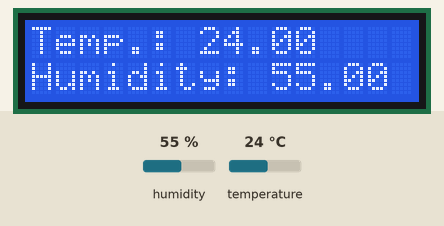
The sketch below on a simulated Arduino Uno, built with avr-gcc and run on an emulated ATmega328P. Parts: 16×2 character LCD. The test bench sets the inputs (shaded band); at power-on: humidity 55 %, temperature 24 °C.

Above: at 1.2 s.
1.3 s: humidity set to 22 %
At 3.0 s:
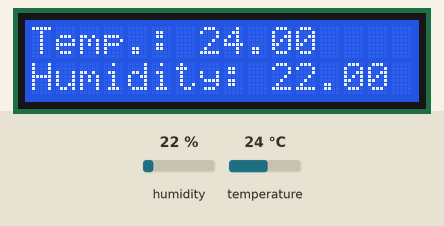
4.0 s: temperature set to 12 °C
At 5.6 s:
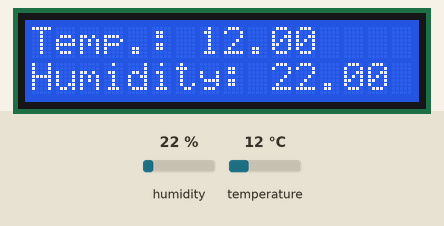
6.7 s: humidity set to 40 %
At 9.4 s:
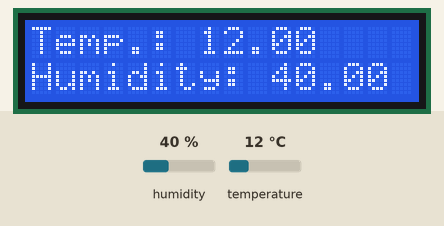
9.7 s: temperature set to 19 °C
At 11.1 s:
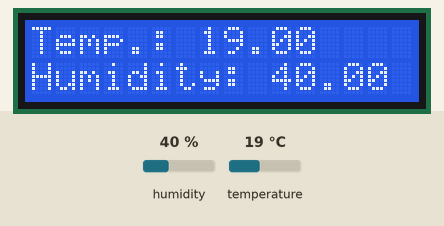
Timing chart, 0 to 12.7 s (numbered marks = the images above; inputs shaded):
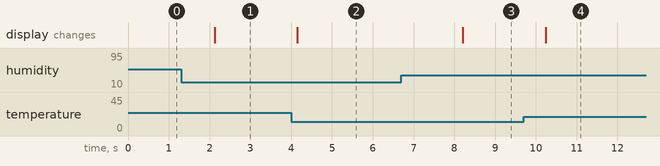

The sketch:

Temperature_Humidity_LCD.ino
```cpp
/* Temperature and Humidity Displayed on LCD
 *
 *  The Arduino will use the DHT11 Temperature and Humidity sensor as input,
 *  and then display the recorded values on a Liquid Crystal Display (LCD).
 *
 *  The wiring, schematic and simulation for this project can be found at:
 *  https://www.tinkercad.com/things/jFypArMiHk7
 *
 *  Create 2 April, 2022
 *  by Jonathan Purcell
 *
 *  This code, amoung others, can be found in the GitHub repository:
 *  https://github.com/jonathan0purcell/Electronic-Control-Project-User-Guide-2.git
*/

// Include the libraries for the adafruit sensors, DHT11 sensor and the LCD
#include <Adafruit_Sensor.h>  // Need to download this from Library Manager ("Adafruit Unified Sensor")
#include <DHT.h>              // Need to download from "arduino.cc/reference/en/libraries/dht-sensor-library"
#include <LiquidCrystal.h>

// The characteristics of the DHT11 sensor (The type and the digital pin on the arduino)
#define DHT_TYPE DHT11
#define DHT_PIN 6

// Characteristics of the LCD
#define LCD_COLUMNS 16
#define LCD_ROWS 2

// The amount of time the program waits before reading from the sensor again (in milliseconds)
#define SENSOR_READING_DELAY 2000

// The DHT11 sensor object from the library - can then be used to call functions
DHT dht = DHT(DHT_PIN, DHT_TYPE);

/* LCD pins and their connections
 *
 * VSS to GND
 * VDD to +5V
 * V0 to ground (connect to potentiometer or resistor to dim the whiteness on the squares 2k)
 * RS to pin 12
 * RW to GND
 * E to pin 11
 * D4 to pin 5
 * D5 to pin 4
 * D6 to pin 3
 * D7 to pin 2
 * A to +5V (Anode)
 * K to GND (Kathode)
*/

// Variables for the LCD pins
const int LCD_RS = 12;  // Reset pin
const int LCD_E = 11;   // Enable Pin
const int LCD_D4 = 5;
const int LCD_D5 = 4;
const int LCD_D6 = 3;
const int LCD_D7 = 2;

// The LiquidCrystal object from the library - can then be used to call functions
LiquidCrystal lcd(LCD_RS, LCD_E, LCD_D4, LCD_D5, LCD_D6, LCD_D7);

void setup() {
  // Start the serial communication with a baud rate of 9600 bps
  Serial.begin(9600);

  // Begin the DHT11 sensor -- starts reading values, without this, no readings will take place
  dht.begin();

  // Begin the LCD with 16 columns and 2 rows (These are the specs of the given LCD)
  lcd.begin(LCD_COLUMNS, LCD_ROWS);

  // Set the cursor on the LCD at the origin (row 0, column 0) - starts writing from there
  lcd.setCursor(0,0);
}

// Function used to update the DHT11 readings -- used to clean loop function
void printReadingOnLCD(const float DHT_HUMIDITY, const float DHT_TEMPERATURE, boolean DHT_ERR) {
  // Clearing the line
  lcd.print("                ");

  // Set the cursor to te first row, first character
  lcd.setCursor(0, 0);

  // Displayed ERROR on the LCD if the DHT11 can't read the tempeature and humidity
  if (DHT_ERR) {
    lcd.print("DHT11 ERROR");
  } else {
    // If there is no error then display the temperature and humidity on the LCD
    lcd.print("Temp.: ");           // Prints the temperature in the first row
    lcd.print(DHT_TEMPERATURE);
    lcd.setCursor(0, 1);            // Sets the cursor to the second row, first character
    lcd.print("Humidity: ");        // Prints the humidity in the second row
    lcd.print(DHT_HUMIDITY);
  }
}

void loop() {
  // Temporary variables to store humidity and temperature from DHT11
  // Keeping it as a local scope since it's not used elsewhere
  const float DHT_HUMIDITY = dht.readHumidity();
  const float DHT_TEMPERATURE = dht.readTemperature();  // Reads temperature in celcius

  // Make sure there's a valid reading for the temperature and humidity
  if (isnan(DHT_HUMIDITY) || isnan(DHT_TEMPERATURE)) {
    // If the program reaches here then the wiring can be off
    // or the DHT11 sensor can be malfuncioning
    printReadingOnLCD(0, 0, true);
  } else {
    // Use the printReadingOnLCD() function to print the output neatly on the LCD
    printReadingOnLCD(DHT_HUMIDITY, DHT_TEMPERATURE, false);
  }

  // Delays by a certain amount of time specified at the start of the program
  delay(SENSOR_READING_DELAY);
}
```

Measured:
- after the input at 1.3 s, the display: changes after 0.82 s (image 1)
- after the input at 4.0 s, the display: changes after 0.15 s (image 2)
- after the input at 6.7 s, the display: changes after 1.5 s (image 3)
- after the input at 9.7 s, the display: changes after 0.54 s (image 4)
